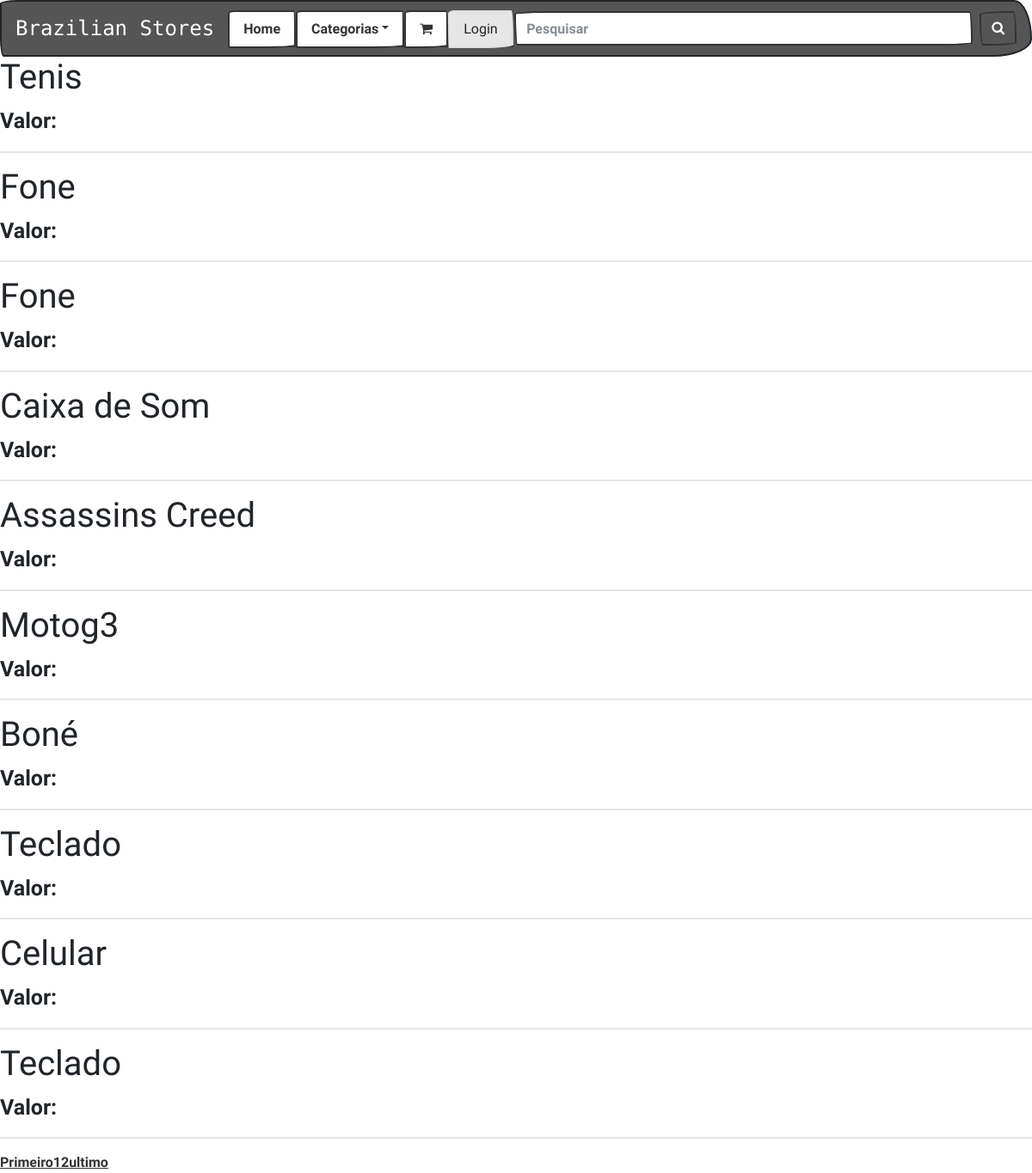
Page /produto.php on the committed database.
### tables this page shows
CREATE TABLE `produto` (
  `id` int(11) NOT NULL,
  `nomeprod` varchar(20) NOT NULL,
  `preco` int(5) NOT NULL,
  `categoria` varchar(12) NOT NULL,
  `marca` varchar(10) NOT NULL,
  `quantidade` int(3) NOT NULL,
  `img` varchar(15) NOT NULL
);

### produto.php (the view, shortened to what this page needs)
<!DOCTYPE html>
<html>
<head>
</head>
<body>
	<?php
		include "index.php";
		include "bd.php";
		$exibir = 10;
		if(empty($_GET['pi'])){
			$inicial = 0;
		}else{
			$inicial = $_GET['pi'];
		}
		$query2 = "select * from produto";
		$consulta2 = mysqli_query($con, $query2);
		$total = mysqli_num_rows($consulta2);
		$query = "select * from produto limit $inicial,$exibir";
		$consulta = mysqli_query($con, $query);
		$paginas = ceil($total / $exibir);
		while($p = mysqli_fetch_array($consulta)){
			$nomeprod = utf8_encode($p['nomeprod']);
			$precoprod = $p['precoprod'];
			echo "	<div>
						<h1>$nomeprod</h1>
						<p>Valor: $precoprod</p>
						<hr />
					</div>
				 ";
		}
		echo "<a href='teste.php?pi=0'>Primeiro</a>";
		for($i = 1; $i <= $paginas; $i++){
			if($i == 1){
				$pi = 0;
			}else{
				$pi = $pi + $exibir;
			}
			echo "<a href='teste.php?pi=$pi'>$i</a>";
		}
		echo "<a href='teste.php?pi=$pi'>ultimo</a>";
	?>
</body>
</html>

### index.php (shortened to what this page needs)
<!doctype html>
<html lang="pt-br">
  <head>
    <link rel="stylesheet" href="css/projeto.css" />
    <link rel="stylesheet" href="https://maxcdn.bootstrapcdn.com/bootstrap/4.0.0/css/bootstrap.min.css">
    <link href="https://maxcdn.bootstrapcdn.com/bootswatch/4.0.0-beta.3/sketchy/bootstrap.min.css" rel="stylesheet">
    <link href="https://maxcdn.bootstrapcdn.com/font-awesome/4.7.0/css/font-awesome.min.css" rel="stylesheet">
  </head>
  <body>
    <nav class="navbar navbar-expand-lg navbar-dark bg-dark">
  <a class="navbar-brand" href="#" style="font-family: 'Monoton', cursive; font-size: 150%;">Brazilian Stores</a>
<ul class="nav nav-tabs mr-auto">
  <li class="nav-item">
    <a class="nav-link active" href="index.php">Home</a>
  </li>
  <li class="nav-item dropdown">
    <a class="nav-link dropdown-toggle active" data-toggle="dropdown" href="#" role="button" aria-haspopup="true" aria-expanded="false">Categorias</a>
      <li class="nav-item">
        <a class="nav-link active" href="#home"><i class="fa fa-shopping-cart "></i></a>
      </li>
  </li>
  <li class="nav-item">
    <div>
    <a class="nav-link active btn btn-light" data-toggle="modal" data-target="#myModal">Login</a>
    </div>
  </li>
</ul>
    <form class="form-inline my-2 my-lg-0">
      <input class="form-control mr-sm-2" type="text" placeholder="Pesquisar" size="50">
      <button class="btn btn-primary my-2 my-sm-0 bg-dark " type="submit"><i class="fa fa-search"></i></button>
    </form>
</nav>
  </body>
</html>

### css/projeto.css (style rules this page uses)
p { font-size: 25px; }

### rows in the picture
produto: nomeprod "Tenis"
produto: nomeprod "Fone"
produto: nomeprod "Fone"
produto: nomeprod "Caixa de Som"
produto: nomeprod "Assassins Creed"
produto: nomeprod "Motog3"
produto: nomeprod "Boné"
produto: nomeprod "Teclado"
produto: nomeprod "Celular"
produto: nomeprod "Teclado"
